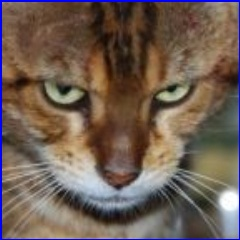
#> input picture code/phog code/cropfaces.jpg, 240 x 240 px
$ python phogscipy.py
#> lines starting #> are read from the running program, lines starting #| are printed output that depends on the picture
#> further down, img is the input picture: shape (240, 240, 3); mean R, G, B 111.2, 94.3, 83.6
import numpy as np
from scipy import signal
from skimage import io

def phog(img, bin_size=9, levels=3):
    # Convert the image to grayscale
#> called with bin_size = 9, levels = 3
    gray = np.mean(img, axis=2)
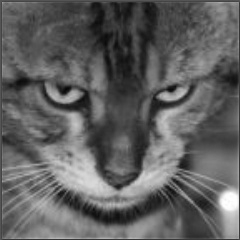
#> gray: shape (240, 240) float64; min 6.33, max 255, mean 96.4

    # Compute the gradient magnitude and orientation
    gradient_x = signal.convolve2d(gray, [[-1, 0, 1]], mode='same', boundary='symmetric')
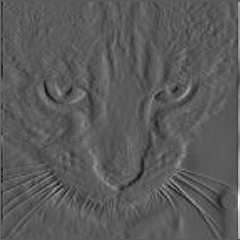
#> gradient_x: shape (240, 240) float64; min -104.7, max 189.7, mean 0.2; drawn with min black and max white
#> (the run stopped early here; a loop or call above may not have finished)

$ run again, with code/phog code/siamese (180).jpg copied over code/phog code/cropfaces.jpg
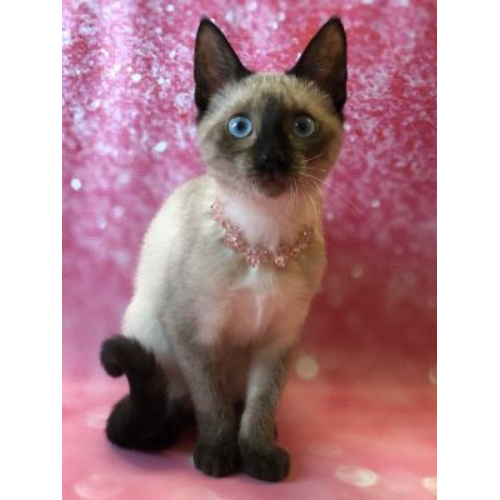
#> input picture code/phog code/siamese (180).jpg, 500 x 500 px
#> img is the input picture: shape (500, 500, 3); mean R, G, B 180.4, 142.1, 150.3
#> in phog, `gray = np.mean(img, axis=2)`:
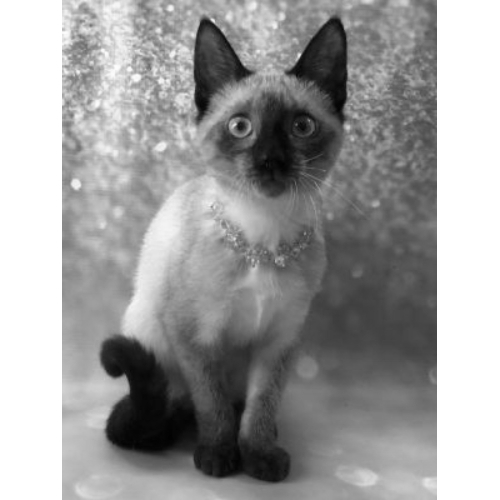
#> gray: shape (500, 500) float64; min 1.33, max 255, mean 157.6
#> in phog, `gradient_x = signal.convolve2d(gray, [[-1, 0, 1]], mode='same', bounda..`:
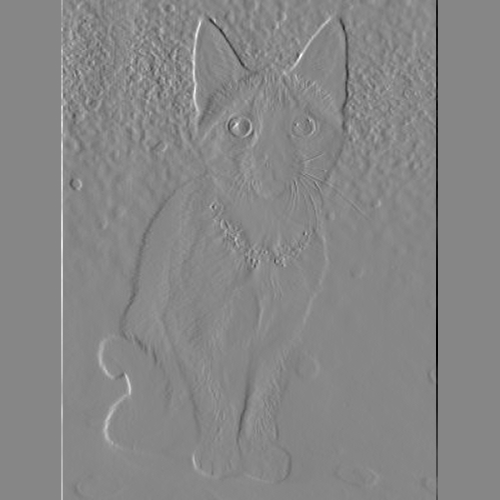
#> gradient_x: shape (500, 500) float64; min -186, max 165.7, mean 0; drawn with min black and max white
